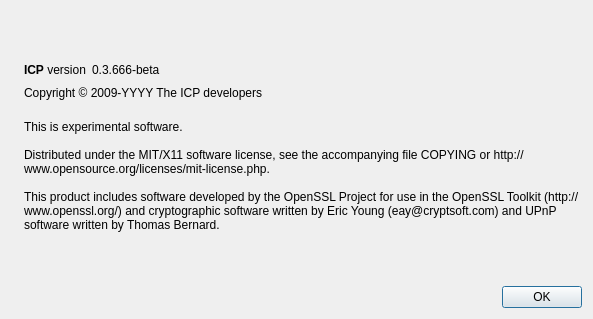
<?xml version="1.0" encoding="UTF-8"?>
<ui version="4.0">
 <class>AboutDialog</class>
 <widget class="QDialog" name="AboutDialog">
  <property name="geometry">
   <rect>
    <x>0</x>
    <y>0</y>
    <width>593</width>
    <height>319</height>
   </rect>
  </property>
  <property name="windowTitle">
   <string>About ICP</string>
  </property>
  <layout class="QHBoxLayout" name="horizontalLayout_2">
   <item>
    <widget class="QLabel" name="label_4">
     <property name="sizePolicy">
      <sizepolicy hsizetype="Preferred" vsizetype="Ignored">
       <horstretch>0</horstretch>
       <verstretch>0</verstretch>
      </sizepolicy>
     </property>
     <property name="pixmap">
      <pixmap resource="../bitcoin.qrc">:/images/about</pixmap>
     </property>
    </widget>
   </item>
   <item>
    <layout class="QVBoxLayout" name="verticalLayout_2">
     <item>
      <spacer name="verticalSpacer_2">
       <property name="orientation">
        <enum>Qt::Vertical</enum>
       </property>
       <property name="sizeHint" stdset="0">
        <size>
         <width>20</width>
         <height>40</height>
        </size>
       </property>
      </spacer>
     </item>
     <item>
      <layout class="QHBoxLayout" name="horizontalLayout">
       <item>
        <widget class="QLabel" name="label">
         <property name="cursor">
          <cursorShape>IBeamCursor</cursorShape>
         </property>
         <property name="text">
          <string>&lt;b&gt;ICP&lt;/b&gt; version</string>
         </property>
         <property name="textInteractionFlags">
          <set>Qt::LinksAccessibleByMouse|Qt::TextSelectableByKeyboard|Qt::TextSelectableByMouse</set>
         </property>
        </widget>
       </item>
       <item>
        <widget class="QLabel" name="versionLabel">
         <property name="cursor">
          <cursorShape>IBeamCursor</cursorShape>
         </property>
         <property name="text">
          <string notr="true">0.3.666-beta</string>
         </property>
         <property name="textInteractionFlags">
          <set>Qt::LinksAccessibleByMouse|Qt::TextSelectableByKeyboard|Qt::TextSelectableByMouse</set>
         </property>
        </widget>
       </item>
       <item>
        <spacer name="horizontalSpacer">
         <property name="orientation">
          <enum>Qt::Horizontal</enum>
         </property>
         <property name="sizeHint" stdset="0">
          <size>
           <width>40</width>
           <height>20</height>
          </size>
         </property>
        </spacer>
       </item>
      </layout>
     </item>
     <item>
      <widget class="QLabel" name="copyrightLabel">
       <property name="cursor">
        <cursorShape>IBeamCursor</cursorShape>
       </property>
       <property name="text">
        <string notr="true">Copyright &amp;copy; 2009-YYYY The ICP developers</string>
       </property>
       <property name="textFormat">
        <enum>Qt::RichText</enum>
       </property>
       <property name="textInteractionFlags">
        <set>Qt::LinksAccessibleByMouse|Qt::TextSelectableByKeyboard|Qt::TextSelectableByMouse</set>
       </property>
      </widget>
     </item>
     <item>
      <widget class="QLabel" name="label_2">
       <property name="cursor">
        <cursorShape>IBeamCursor</cursorShape>
       </property>
       <property name="text">
        <string>
This is experimental software.

Distributed under the MIT/X11 software license, see the accompanying file COPYING or http://www.opensource.org/licenses/mit-license.php.

This product includes software developed by the OpenSSL Project for use in the OpenSSL Toolkit (http://www.openssl.org/) and cryptographic software written by Eric Young (eay@cryptsoft.com) and UPnP software written by Thomas Bernard.</string>
       </property>
       <property name="wordWrap">
        <bool>true</bool>
       </property>
       <property name="textInteractionFlags">
        <set>Qt::LinksAccessibleByMouse|Qt::TextSelectableByKeyboard|Qt::TextSelectableByMouse</set>
       </property>
      </widget>
     </item>
     <item>
      <spacer name="verticalSpacer">
       <property name="orientation">
        <enum>Qt::Vertical</enum>
       </property>
       <property name="sizeHint" stdset="0">
        <size>
         <width>20</width>
         <height>40</height>
        </size>
       </property>
      </spacer>
     </item>
     <item>
      <widget class="QDialogButtonBox" name="buttonBox">
       <property name="orientation">
        <enum>Qt::Horizontal</enum>
       </property>
       <property name="standardButtons">
        <set>QDialogButtonBox::Ok</set>
       </property>
      </widget>
     </item>
    </layout>
   </item>
  </layout>
 </widget>
 <resources>
  <include location="../bitcoin.qrc"/>
 </resources>
 <connections>
  <connection>
   <sender>buttonBox</sender>
   <signal>accepted()</signal>
   <receiver>AboutDialog</receiver>
   <slot>accept()</slot>
   <hints>
    <hint type="sourcelabel">
     <x>360</x>
     <y>308</y>
    </hint>
    <hint type="destinationlabel">
     <x>157</x>
     <y>274</y>
    </hint>
   </hints>
  </connection>
  <connection>
   <sender>buttonBox</sender>
   <signal>rejected()</signal>
   <receiver>AboutDialog</receiver>
   <slot>reject()</slot>
   <hints>
    <hint type="sourcelabel">
     <x>428</x>
     <y>308</y>
    </hint>
    <hint type="destinationlabel">
     <x>286</x>
     <y>274</y>
    </hint>
   </hints>
  </connection>
 </connections>
</ui>
